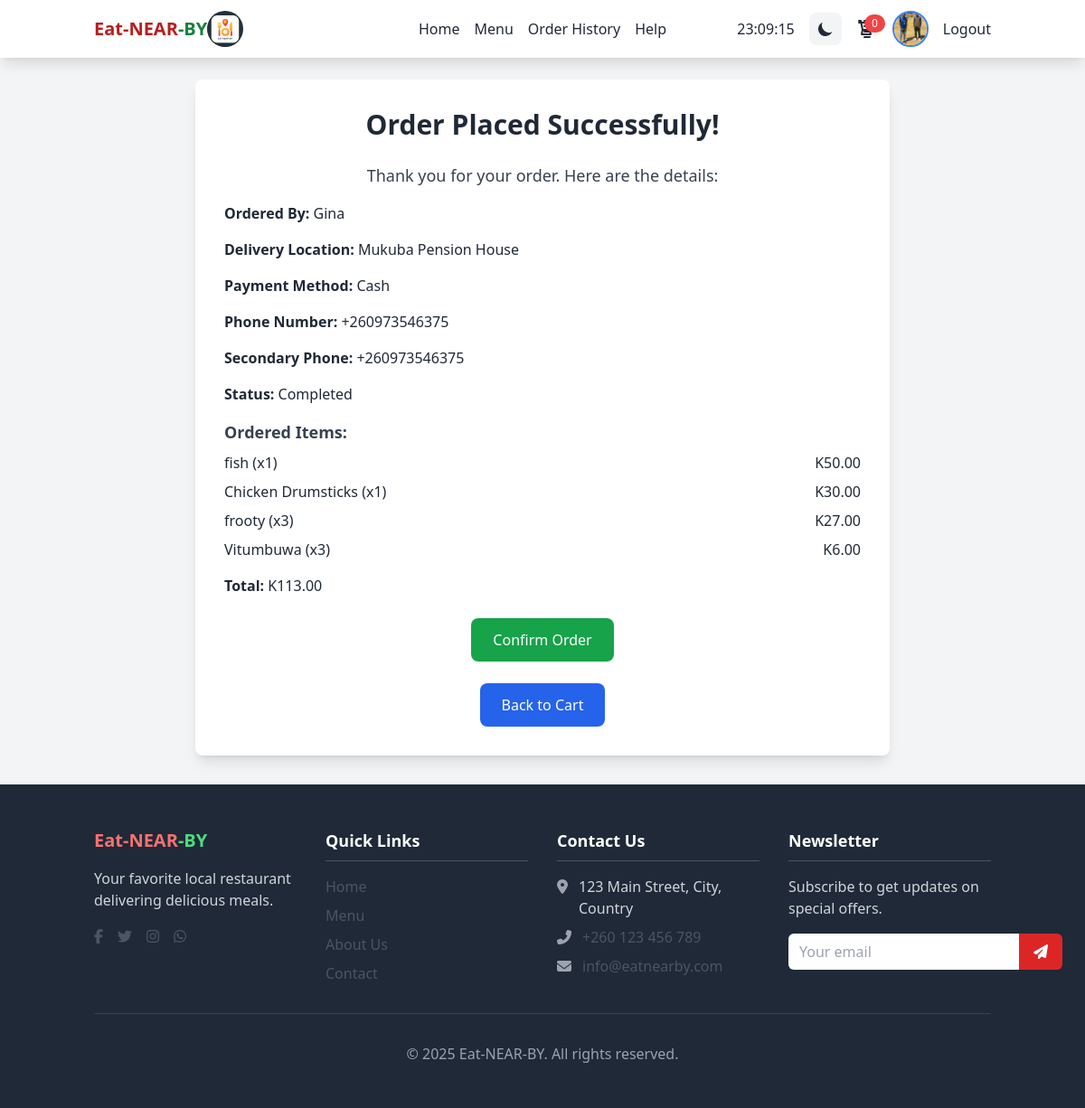
Before: /payments/payment-success/ (signed in) with the older database file.
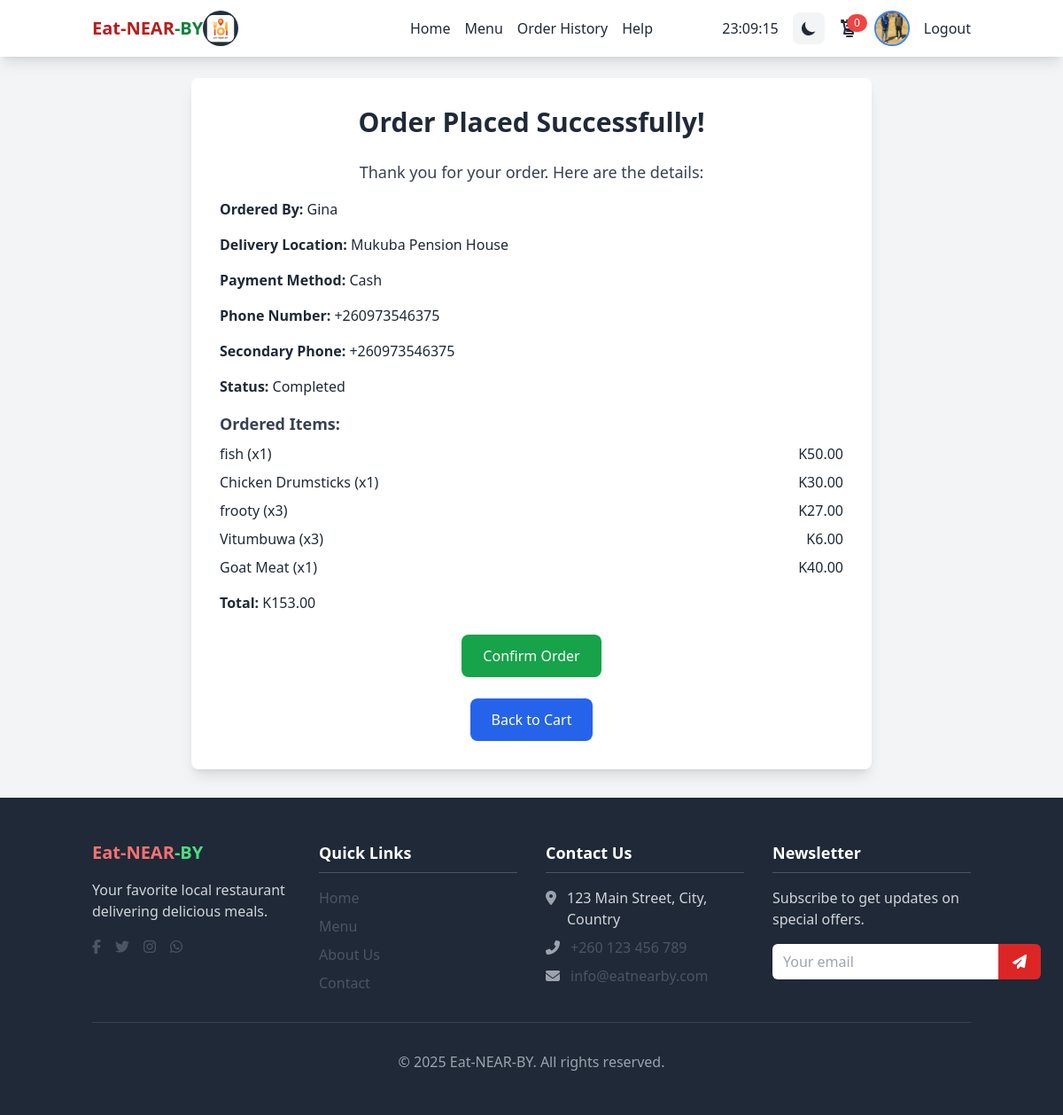
After: the same page with the newer database file.
### auths/models.py (models this page shows, shortened)
class User(AbstractUser):
    USER_TYPE_CHOICES = [
        ('admin', 'Admin'),
        ('customer', 'Customer'),
        ('staff', 'Staff'),
    ]
    GENDER_TYPE_CHOICES = [
        ('male', 'Mr.'),
        ('female', 'Mrs.'),
        ('other', 'Other'),
    ]
    def user_directory_path(instance, filename):
        return f'profile_images/{instance.username}/{filename}'
    first_name = models.CharField(max_length=100)
    last_name = models.CharField(max_length=100)
    user_type = models.CharField(max_length=10, choices=USER_TYPE_CHOICES, default='customer')
    gender = models.CharField(max_length=10, choices=GENDER_TYPE_CHOICES, blank=True, null=True)
    phone_number = models.CharField(max_length=20, blank=True, null=True)
    email = models.EmailField(max_length=100, blank=False, null=True)
    image = models.ImageField(
        upload_to=user_directory_path,
        default='auths/images/empty.png',
        blank=True,
        null=True,
        verbose_name="Profile Image"
    )

class Product(models.Model):
    product_id = models.CharField(max_length=100, unique=True, primary_key=True)
    name = models.CharField(max_length=200)
    price = models.DecimalField(max_digits=10, decimal_places=2)
    description = models.TextField(blank=True, null=True)
    image_url = models.URLField(max_length=300, blank=True, null=True)
    category = models.ForeignKey(Category, on_delete=models.CASCADE, related_name='%(class)s_products')  # Dynamic related_name
    created_at = models.DateTimeField(auto_now_add=True)
    updated_at = models.DateTimeField(auto_now=True)
    class Meta:
        abstract = True
        ordering = ['-created_at']

class Food(Product):
    class Meta:
        verbose_name = "Food"
        verbose_name_plural = "Foods"

class Drink(Product):
    class Meta:
        verbose_name = "Drink"
        verbose_name_plural = "Drinks"

class FastFood(Product):
    class Meta:
        verbose_name = "Fast Food"
        verbose_name_plural = "Fast Foods"

### payments/models.py (models this page shows, shortened)
class DeliveryInfo(models.Model):
    id = models.BigAutoField(primary_key=True)
    DELIVERY_POINTS = [
        ('evelyhone', 'Evelyn Hone College'),
        ('zambia_police', 'Zambia Police Headquarters'),
        ('zambia_accountancy', 'Zambia Centre for Accountancy'),
        ('mukuba_house', 'Mukuba Pension House'),
        ('bus_terminus', 'Lusaka Intercity Bus Terminus'),
        ('national_museum', 'Lusaka National Museum'),
    ]
    PAYMENT_METHODS = [
        ('cash', 'Cash'),
        ('mobile_money', 'Mobile Money'),
        ('card', 'Card'),
    ]
    MOBILE_MONEY_PROVIDERS = [
        ('airtel', 'Airtel'),
        ('mtn', 'MTN'),
        ('zamtel', 'Zamtel'),
    ]
    CARD_PROVIDERS = [
        ('paypal', 'Paypal'),
        ('pesapal', 'Pesapal'),
        ('stripe', 'Stripe'),
    ]
    DELIVERY_STATUS_CHOICES = [
        ('pending', 'Pending'),
        ('in_progress', 'In Progress'),
        ('completed', 'Completed'),
        ('cancelled', 'Cancelled'),
    ]
    user = models.ForeignKey(User, on_delete=models.CASCADE)
    cart = models.ForeignKey(Cart, on_delete=models.CASCADE)
    address = models.CharField(max_length=100, blank=True, null=True)
    predefined_address = models.CharField(
        max_length=30,
        choices=DELIVERY_POINTS,
        blank=True,
        null=True,
        help_text="Predefined delivery point"
    )
    delivery_status = models.CharField(
        max_length=20,
        choices=DELIVERY_STATUS_CHOICES,
        default='pending',
        help_text="Current delivery status"
    )
    payment_method = models.CharField(
        max_length=20,
        choices=PAYMENT_METHODS,
        default='cash',
        help_text="Payment method used"
    )
    payment_provider = models.CharField(
        max_length=20,
        blank=True,
        null=True,
        help_text="Specific provider for Mobile Money or Card (e.g., Airtel, Stripe)"
    )
    phone_number = models.CharField(max_length=20)
    secondary_phone_number = models.CharField(
        max_length=20,
        blank=True,
        null=True,
        help_text="Optional secondary contact number"
    )
    created_at = models.DateTimeField(auto_now_add=True)
    updated_at = models.DateTimeField(auto_now=True)
    class Meta:
        ordering = ['-created_at']
        verbose_name = "Delivery Info"
        verbose_name_plural = "Delivery Info"

### cart/models.py (models this page shows, shortened)
class CartItem(models.Model):
    cart = models.ForeignKey(Cart, on_delete=models.CASCADE)
    fast_food = models.ForeignKey(FastFood, null=True, blank=True, on_delete=models.CASCADE)
    food = models.ForeignKey(Food, null=True, blank=True, on_delete=models.CASCADE)
    drink = models.ForeignKey(Drink, null=True, blank=True, on_delete=models.CASCADE)
    quantity = models.PositiveIntegerField(default=1)
    quality = models.CharField(max_length=50)
    def get_product(self):
        return self.fast_food or self.food or self.drink
    def subtotal(self):
        product = self.get_product()
        if not product:
            return 0
        return product.price * self.quantity

class Cart(models.Model):
    user = models.ForeignKey(User, on_delete=models.CASCADE)
    created_at = models.DateTimeField(auto_now_add=True)
    updated_at = models.DateTimeField(auto_now=True)
    def total(self):
        return sum(item.subtotal() for item in self.cartitem_set.all())

### payments/views.py (the view, shortened to what this page needs)
# urls.py: path('payment-success/', views.payment_success, name='payment_success'),
@login_required
@csrf_exempt
def payment_success(request):
    try:
        delivery_info = DeliveryInfo.objects.filter(user=request.user).latest('created_at')
        cart = delivery_info.cart
    except DeliveryInfo.DoesNotExist:
        messages.error(request, "No delivery information found.")
        return redirect('cart:cart_view')
    return render(request, 'payments/success.html', {'delivery_info': delivery_info, 'cart': cart})

### payments/templates/payments/success.html (shortened to what this page needs)
{% extends "base.html" %}
{% block content %}
<div class="min-h-screen bg-gray-100 pt-16 pb-8">
    <div class="hidden md:block">
        <div class="max-w-3xl mx-auto bg-white shadow-lg rounded-lg p-8 text-center">
            <h1 class="text-3xl font-bold text-gray-800 mb-6">Order Placed Successfully!</h1>
            {% if error %}
                <p class="text-red-600 mb-4">{{ error }}</p>
            {% else %}
                <p class="text-gray-700 mb-4 text-lg">Thank you for your order. Here are the details:</p>
                <div class="space-y-4 text-left">
                    <p><strong>Ordered By:</strong> {{ delivery_info.user.username }}</p>
                    <p><strong>Delivery Location:</strong> {{ delivery_info.address|default:delivery_info.get_predefined_address_display }}</p>
                    <p><strong>Payment Method:</strong> {{ delivery_info.get_payment_method_display }}</p>
                    <p><strong>Phone Number:</strong> {{ delivery_info.phone_number }}</p>
                    {% if delivery_info.secondary_phone_number %}
                    <p><strong>Secondary Phone:</strong> {{ delivery_info.secondary_phone_number }}</p>
                    {% endif %}
                    <p><strong>Status:</strong> {{ delivery_info.get_delivery_status_display }}</p>
                    <div>
                        <h3 class="text-lg font-semibold text-gray-700 mb-2">Ordered Items:</h3>
                        <div class="space-y-2">
                            {% if payment_history %}
                                {% for item in payment_history.items %}
                                <div class="flex justify-between">
                                    <span>{{ item.name }} (x{{ item.quantity }})</span>
                                    <span>K{{ item.subtotal|floatformat:2 }}</span>
                                </div>
                                {% endfor %}
                            {% else %}
                                {% for item in cart.cartitem_set.all %}
                                <div class="flex justify-between">
                                    <span>{{ item.get_product.name }} (x{{ item.quantity }})</span>
                                    <span>K{{ item.subtotal|floatformat:2 }}</span>
                                </div>
                                {% endfor %}
                            {% endif %}
                        </div>
                    </div>
                    <p><strong>Total:</strong> K{{ cart.total|floatformat:2 }}</p>
                </div>
                {% if not payment_history %}
                <form method="post" class="mt-6">
                    <button type="submit" class="bg-green-600 text-white py-3 px-6 rounded-lg hover:bg-green-700 transition duration-300">Confirm Order</button>
                </form>
                {% endif %}
                <a href="{% url 'cart:cart_view' %}" class="mt-6 inline-block bg-blue-600 text-white py-3 px-6 rounded-lg hover:bg-blue-700 transition duration-300">Back to Cart</a>
            {% endif %}
        </div>
    </div>
</div>
{% endblock %}

### sim/templates/navbar.html (shortened to what this page needs)
{% load static %}
<nav class="shadow-lg fixed w-full z-10">
    <div class="container mx-auto px-4">
        <div class="flex justify-between items-center h-16">
            <div class="flex items-center">
                <a href="{% url 'home' %}" class="text-xl font-bold flex items-center">
                    <span class="logo-red">Eat-NEAR</span><span class="logo-green">-BY</span>
                    <img
                src="{% static 'images/logo/icon-192x192.png' %}"
                alt="Eat-NEAR-BY Logo"
                title="Eat-NEAR-BY"
                class="w-10 h-10 rounded-full">
                </a>
                            </div>
            <div class="hidden md:flex space-x-4 absolute left-1/2 transform -translate-x-1/2">
                {% if user.is_authenticated %}
                    <a href="{% url 'index' %}" class="hover:font-bold">Home</a>
                    <a href="{% url 'orders' %}" class="hover:font-bold">Menu</a>
                <a href="{% url 'payments:order_history' %}" class="hover:font-bold">Order History</a>
                    <a href="{% url 'help' %}" class="hover:font-bold">Help</a>
                {% else %}
                    <a href="{% url 'home' %}" class="hover:font-bold">Home</a>
                    <a href="{% url 'menu' %}" class="hover:font-bold">Menu</a>
                    <a href="{% url 'about' %}" class="hover:font-bold">About Us</a>
                    <a href="{% url 'contact' %}" class="hover:font-bold">Contact</a>
                {% endif %}
            </div>
            <div class="flex items-center space-x-4">
                <div id="clock" class="hidden md:inline-block clock">--:--:--</div>
                <button id="theme-toggle" type="button" class="theme-toggle rounded-lg text-sm p-2">
                    <svg id="theme-toggle-dark-icon" class="w-5 h-5" fill="currentColor" viewBox="0 0 20 20" xmlns="http://www.w3.org/2000/svg">
                        <path d="M17.293 13.293A8 8 0 016.707 2.707a8.001 8.001 0 1010.586 10.586z"></path>
                    </svg>
                </button>
                {% if user.is_authenticated %}
                    <a href="{% url 'cart:cart_view' %}" class="relative">
                        <span id="cartItemCount" class="cart-count absolute -top-1 -right-2 rounded-full text-xs px-2 py-0.5">0</span>
                    </a>
                    <a href="{% url 'profile' %}" class="hidden md:inline-block">
                        {% if user.image and user.image.url != '/media/auths/images/empty.png' %}
                            <img src="{{ user.image.url }}" alt="Profile" class="profile-img w-10 h-10 rounded-full border-2 object-cover">
                        {% else %}
                            <img src="{% static 'auths/images/empty.png' %}" alt="Profile" class="profile-img w-10 h-10 rounded-full border-2">
                        {% endif %}
                    </a>
                    <a href="{% url 'logout' %}" class="hidden md:inline-block hover:font-bold">Logout</a>
                {% else %}
                    <a href="{% url 'menu' %}" class="order-now hidden md:inline-block px-4 py-2 rounded-md transition duration-300">Order Now</a>
                    <a href="{% url 'login' %}" class="hidden md:inline-block hover:font-bold">Login</a>
                {% endif %}
            </div>
        </div>
    </div>
</nav>

Changed rows visible on the page:
added CartItem: get_product.name "Goat Meat", quantity "1", subtotal "40.00"
computed for Cart: total "113.00" → "153.00"
